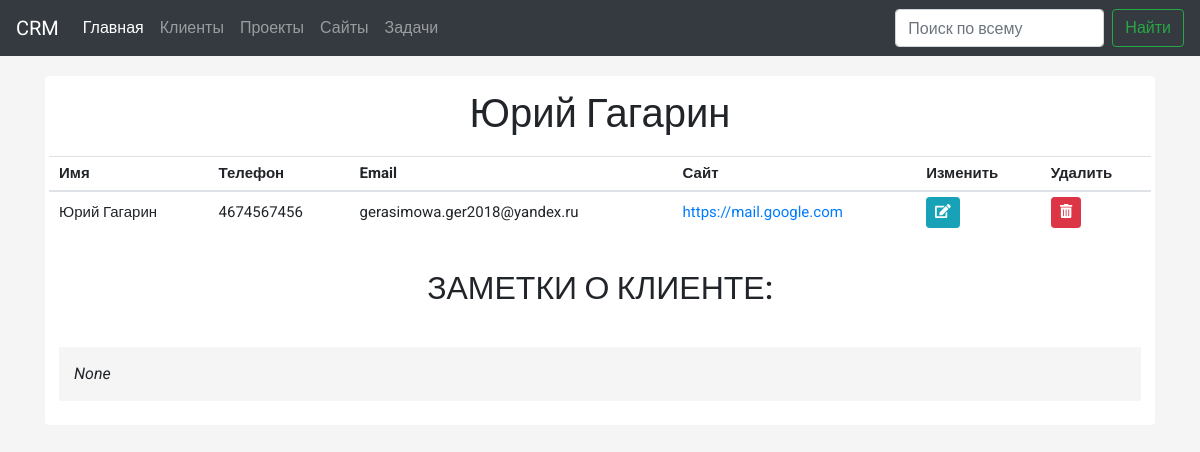
Screenshot of /client/4/ with the database file from the repository.
### sites/models.py (models this page shows, shortened)
class Clients(models.Model):
    name = models.CharField(max_length=200, verbose_name='Имя')
    email = models.CharField(max_length=200, verbose_name='Email')
    phone = models.CharField(max_length=200, verbose_name='Телефон')
    sites = models.ForeignKey('Site', on_delete=models.SET_NULL, related_name="clients", blank=True, null=True,
                              verbose_name='Сайт')
    notes = models.TextField(max_length=1000, null=True, blank=True, verbose_name='Заметки о клиенте')
    pub_date = models.DateTimeField(auto_now_add=True, blank=True, null=True, verbose_name='Дата публикации')
    created_date = models.DateTimeField(default=timezone.now, verbose_name='Дата создания')
    class Meta:
        verbose_name_plural = 'Клиенты'
        verbose_name = 'Клиент'
        ordering = ['-pub_date']

class Site(models.Model):
    name = models.URLField(max_length=250, verbose_name='Ссылка на сайт')
    main_project = models.ForeignKey('Project', null=True, on_delete=models.SET_NULL, related_name="sites",
                                     verbose_name='Проект')
    domain_d = models.TextField(max_length=1000, null=True, blank=True, verbose_name='Доступы к регистратору')
    server_d = models.TextField(max_length=1000, null=True, blank=True, verbose_name='Доступ к серверу')
    bd_d = models.TextField(max_length=1000, null=True, blank=True, verbose_name='Доступ к базе')
    admin_panel = models.TextField(max_length=1000, null=True, blank=True, verbose_name='Админка')
    pub_date = models.DateTimeField(auto_now_add=True, blank=True, null=True, verbose_name='Дата публикации')
    created_date = models.DateTimeField(default=timezone.now, verbose_name='Дата создания')
    class Meta:
        verbose_name_plural = 'Сайты'
        verbose_name = 'Сайт'
        ordering = ['-pub_date']
    def __str__(self):
        return self.name

### sites/views.py (the view)
# urls.py: path('client/<int:clients_id>/', client_detail, name='client_detail'),
def client_detail(request, clients_id):
    client = get_object_or_404(Clients, pk=clients_id)
    return render(request, 'crm/client_detail.html', {'client': client})

### sites/templates/crm/client_detail.html (shortened to what this page needs)
{% extends "base.html" %}
{% block content %}
    <div class="content">
    <h1 class="all-center">{{ client.name }}</h1>
    <table class="table table-hover">
  <thead>
    <tr>
      <th>Имя</th>
      <th>Телефон</th>
      <th>Email</th>
      <th>Сайт</th>
      <th>Изменить</th>
      <th>Удалить</th>
    </tr>
  </thead>
  <tbody>
    <tr>
      <td>{{ client.name }}</td>
      <td>{{ client.phone }}</td>
      <td>{{ client.email }}</td>
      <td><a href="{{ client.sites }}" target="_blank">{{ client.sites }}</a></td>
      <td><a href="{% url 'update_client' client.id %}" class="btn btn-sm btn-info"><i class="fas fa-edit"></i></a></td>
      <td><a href="{% url 'delete_client' client.id %}" class="btn btn-sm btn-danger"><i class="fas fa-trash-alt"></i></a></td>
    </tr>
  </tbody>
</table>
<h2>Заметки о клиенте:</h2>
<div class="info_client">
{{ client.notes }}
</div>
</div>
{% endblock %}

### sites/templates/base.html (style rules this page uses)
body { background: #f5f5f5; font-family: 'Roboto', Sans-Serif; font-sie: 14px; }
.table td, .table th { font-size: 15px; vertical-align: middle; padding: 5px 10px; }
.content { background: #ffffff; padding: 4px; border-radius: .25rem; margin-top: 20px; }
h2 { padding: 20px 0; font-width: bold; text-align: center; font-family: 'Roboto Condensed', Sans-Serif; text-transform: uppercase; }
h1 { padding: 10px 0; font-family: 'Roboto Condensed', Sans-Serif; }
th { font-size: 14px }
td { min-height: 56px; }
.all-center { text-align: center; }
.info_client { background-color: #f5f5f5; padding: 15px; margin: 20px 10px; font-style: italic }

### rows the page displays
Clients: name "Юрий Гагарин", phone "4674567456", email "gerasimowa.ger2018@yandex.ru", sites "https://mail.google.com", notes "None"
